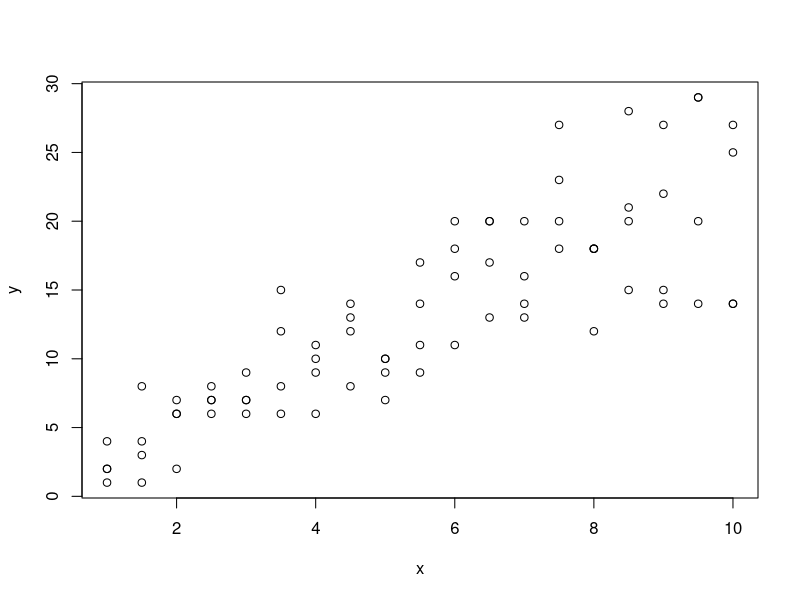

Write R code to recreate this figure.
# Generate the data
rpt = 4
x = rep(seq(1, 10, 0.5), times=rpt)
mu = 2.3*x # + rnorm(length(x), sd=0.5)
y = rpois(length(mu), mu)
plot(x, y)

fit = glm(y ~ x, family=poisson(link="identity"))
summary(fit)